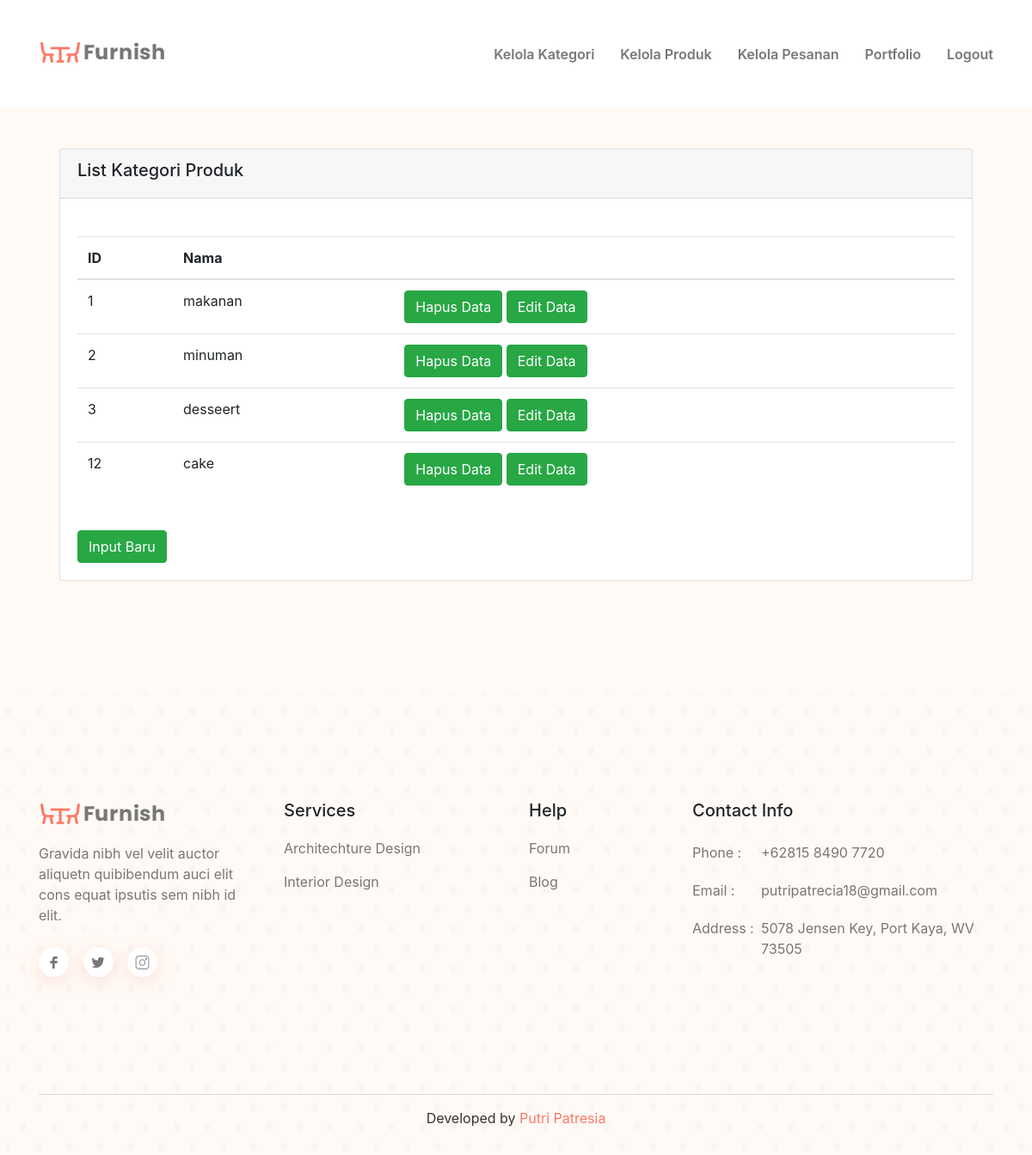
The page /kategori.php on the database its author committed.
### tables this page shows
CREATE TABLE `jenis_produk` (
  `id` int(11) NOT NULL,
  `nama` varchar(45) NOT NULL
);

### kategori.php (the view, shortened to what this page needs)
<?php include_once('header.php'); ?>
<?php include_once('dbkonek.php'); ?>
<section id="home" class="services-area pt-125 pb-130 mt-5">
    <div class="container">
        <div class="container-fluid px-4">
            <div class="row">
                <div class="col-md-12">
                    <div class="card">
                        <div class="card-header"><h5>List Kategori Produk</h5></div>
                            <div class="card-body">
                                <table class="table mt-4">
                                    <thead>
                                        <tr>
                                            <th scope="col">ID</th>
                                            <th scope="col">Nama</th>
                                            <th scope="col"></th>
                                        </tr>
                                    </thead>
                                    <tbody>
                                        <?php
                                        $data= $db->query("SELECT * FROM jenis_produk");
                                        foreach($data as $d):
                                        ?>
                                    <tr>
                                        <td><?= $d['id'] ?></td>
                                        <td><?= $d['nama'] ?></td>
                                        <td>
                                            <a href="delete_kategori.php?id=<?= $d['id'] ?>" class="btn btn-success">Hapus Data</a>
                                            <a href="form_update_kategori.php?id=<?= $d['id'] ?>" class="btn btn-success">Edit Data</a>
                                        </td>
                                    </tr>
                                        <?php
                                        endforeach;
                                        ?>
                                    </tbody>
                                </table>
                                <a href="form_kategori.php" class="btn btn-success mt-4">Input Baru</a>
                            </div>
                        </div>
                    </div>
                </div>
            </div>
        </div>
</section>
<?php include_once('footer.php'); ?>

### assets/css/default.css (style rules this page uses)
.mt-5 { margin-top: 5px; }
.pt-125 { padding-top: 125px; }
.pb-130 { padding-bottom: 130px; }

### assets/css/style.css (style rules this page uses)
body { font-family: "Poppins", sans-serif; font-weight: normal; font-style: normal; color: #777; }
* { margin: 0; padding: 0; -webkit-box-sizing: border-box; -moz-box-sizing: border-box; box-sizing: border-box; }
i, span, a { display: inline-block; }
h1, h2, h3, h4, h5, h6 { font-family: "Poppins", sans-serif; font-weight: 600; color: #333; margin: 0px; }
h5 { font-size: 20px; }
.services-area { background-color: #fffaf6; }

### rows shown on the page
jenis_produk: id "1", nama "makanan"
jenis_produk: id "2", nama "minuman"
jenis_produk: id "3", nama "desseert"
jenis_produk: id "12", nama "cake"
